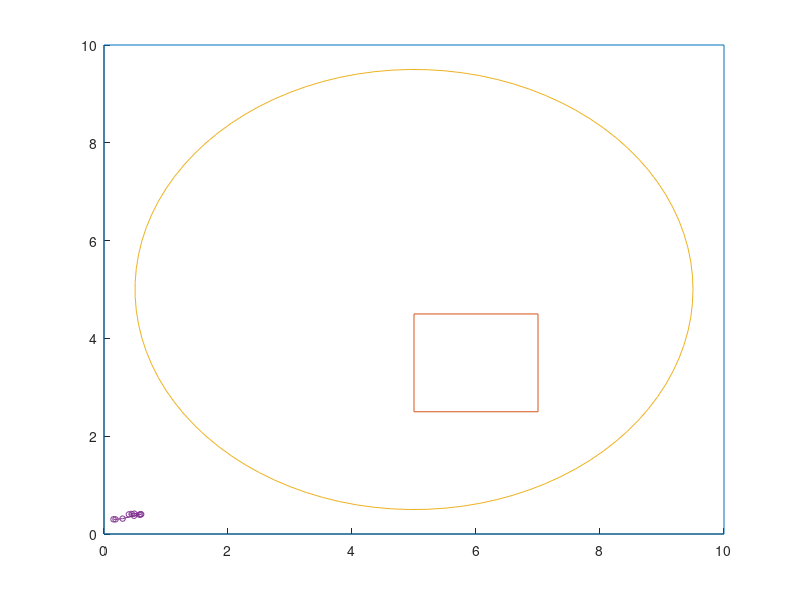

Source code (MATLAB):
function myplot3()

load data_0.txt

l = length(data_0);
figure;
axis([0 10 0 10])
hold;
x = [0, 10, 10, 0, 0];
y = [0, 0, 10, 10, 0];
plot(x, y)
x = [5, 7, 7, 5, 5];
y = [2.5, 2.5, 4.5, 4.5, 2.5];
plot(x, y);


t = linspace(0,2*pi,100)';

ar = 4.5;
ax = 5; ay = 5;
circsax = ar.*cos(t)+ax;  circsay = ar.*sin(t)+ay; 
plot(circsax, circsay); 


axis([0 10 0 10])

for e=1:300,
	I = find(data_0(:,1) == e);
	plot(data_0(I,2),data_0(I,3),'-o', 'MarkerSize', 4);
end; 

end;
